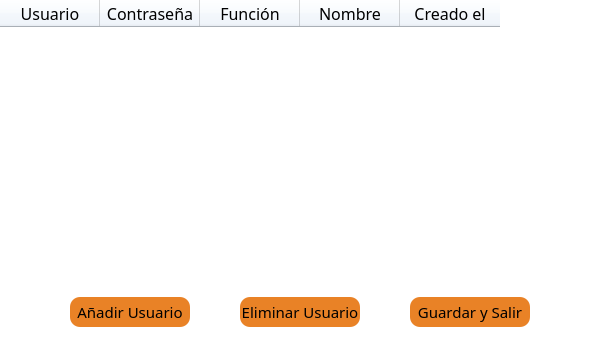
<?xml version="1.0" encoding="UTF-8"?>
<ui version="4.0">
 <class>editUsersWindow</class>
 <widget class="QMainWindow" name="editUsersWindow">
  <property name="geometry">
   <rect>
    <x>0</x>
    <y>0</y>
    <width>600</width>
    <height>350</height>
   </rect>
  </property>
  <property name="windowTitle">
   <string>Editar Cuentas de Usuario - Abaxfem</string>
  </property>
  <property name="windowIcon">
   <iconset resource="resources.qrc">
    <normaloff>:/Images/ResourcesFolder/Imagenes/Logo_Lineas.png</normaloff>:/Images/ResourcesFolder/Imagenes/Logo_Lineas.png</iconset>
  </property>
  <property name="styleSheet">
   <string notr="true">background-color: rgba(255, 255, 255, 255)</string>
  </property>
  <widget class="QWidget" name="centralwidget">
   <widget class="QTableWidget" name="tableWidget">
    <property name="geometry">
     <rect>
      <x>0</x>
      <y>0</y>
      <width>600</width>
      <height>280</height>
     </rect>
    </property>
    <property name="font">
     <font>
      <family>Rockwell</family>
      <pointsize>10</pointsize>
      <fontweight>Medium</fontweight>
     </font>
    </property>
    <property name="autoFillBackground">
     <bool>true</bool>
    </property>
    <property name="styleSheet">
     <string notr="true">QHeaderView:section
{
background-color: rgb(237, 245, 255);
border-color: rgb(255, 255, 255);
}
</string>
    </property>
    <property name="frameShape">
     <enum>QFrame::NoFrame</enum>
    </property>
    <property name="lineWidth">
     <number>2</number>
    </property>
    <property name="midLineWidth">
     <number>0</number>
    </property>
    <property name="alternatingRowColors">
     <bool>false</bool>
    </property>
    <property name="gridStyle">
     <enum>Qt::SolidLine</enum>
    </property>
    <property name="sortingEnabled">
     <bool>false</bool>
    </property>
    <attribute name="horizontalHeaderVisible">
     <bool>true</bool>
    </attribute>
    <attribute name="horizontalHeaderHighlightSections">
     <bool>false</bool>
    </attribute>
    <attribute name="horizontalHeaderShowSortIndicator" stdset="0">
     <bool>false</bool>
    </attribute>
    <attribute name="verticalHeaderVisible">
     <bool>false</bool>
    </attribute>
    <attribute name="verticalHeaderHighlightSections">
     <bool>false</bool>
    </attribute>
    <column>
     <property name="text">
      <string>Usuario</string>
     </property>
     <property name="font">
      <font>
       <family>Rockwell</family>
       <pointsize>12</pointsize>
       <stylestrategy>PreferDefault</stylestrategy>
       <fontweight>Medium</fontweight>
      </font>
     </property>
     <property name="background">
      <color>
       <red>217</red>
       <green>225</green>
       <blue>243</blue>
      </color>
     </property>
     <property name="foreground">
      <brush brushstyle="SolidPattern">
       <color alpha="255">
        <red>0</red>
        <green>0</green>
        <blue>0</blue>
       </color>
      </brush>
     </property>
     <property name="icon">
      <iconset resource="resources.qrc">
       <normaloff>:/Icons/ResourcesFolder/featherIcons/users.svg</normaloff>:/Icons/ResourcesFolder/featherIcons/users.svg</iconset>
     </property>
    </column>
    <column>
     <property name="text">
      <string>Contraseña</string>
     </property>
     <property name="font">
      <font>
       <family>Rockwell</family>
       <pointsize>12</pointsize>
      </font>
     </property>
     <property name="background">
      <color>
       <red>217</red>
       <green>225</green>
       <blue>243</blue>
      </color>
     </property>
     <property name="icon">
      <iconset resource="resources.qrc">
       <normaloff>:/Icons/ResourcesFolder/featherIcons/unlock.svg</normaloff>:/Icons/ResourcesFolder/featherIcons/unlock.svg</iconset>
     </property>
    </column>
    <column>
     <property name="text">
      <string>Función</string>
     </property>
     <property name="font">
      <font>
       <family>Rockwell</family>
       <pointsize>12</pointsize>
       <bold>false</bold>
      </font>
     </property>
     <property name="background">
      <color>
       <red>255</red>
       <green>255</green>
       <blue>255</blue>
      </color>
     </property>
     <property name="icon">
      <iconset resource="resources.qrc">
       <normaloff>:/Icons/ResourcesFolder/featherIcons/briefcase.svg</normaloff>:/Icons/ResourcesFolder/featherIcons/briefcase.svg</iconset>
     </property>
    </column>
    <column>
     <property name="text">
      <string>Nombre</string>
     </property>
     <property name="font">
      <font>
       <family>Rockwell</family>
       <pointsize>12</pointsize>
       <bold>false</bold>
      </font>
     </property>
     <property name="background">
      <color>
       <red>217</red>
       <green>225</green>
       <blue>243</blue>
      </color>
     </property>
     <property name="foreground">
      <brush brushstyle="SolidPattern">
       <color alpha="255">
        <red>0</red>
        <green>0</green>
        <blue>0</blue>
       </color>
      </brush>
     </property>
     <property name="icon">
      <iconset resource="resources.qrc">
       <normaloff>:/Icons/ResourcesFolder/featherIcons/at-sign.svg</normaloff>:/Icons/ResourcesFolder/featherIcons/at-sign.svg</iconset>
     </property>
    </column>
    <column>
     <property name="text">
      <string>Creado el</string>
     </property>
     <property name="font">
      <font>
       <family>Rockwell</family>
       <pointsize>12</pointsize>
      </font>
     </property>
     <property name="icon">
      <iconset resource="resources.qrc">
       <normaloff>:/Icons/ResourcesFolder/featherIcons/calendar.svg</normaloff>:/Icons/ResourcesFolder/featherIcons/calendar.svg</iconset>
     </property>
    </column>
   </widget>
   <widget class="QPushButton" name="pbAddUser">
    <property name="geometry">
     <rect>
      <x>70</x>
      <y>297</y>
      <width>120</width>
      <height>30</height>
     </rect>
    </property>
    <property name="font">
     <font>
      <family>Rockwell</family>
      <pointsize>11</pointsize>
     </font>
    </property>
    <property name="styleSheet">
     <string notr="true">QPushButton{
	border-radius:10px;
	color: rgb(0, 0, 0);
	background-color: rgba(230, 110, 4, 220);
}
QPushButton:hover{
	background-color: rgba(255, 140, 34, 240);
}
QPushButton:pressed{
	background-color: rgba(235, 115, 9, 255);
}</string>
    </property>
    <property name="text">
     <string>Añadir Usuario</string>
    </property>
   </widget>
   <widget class="QPushButton" name="pbSaveAndExit">
    <property name="geometry">
     <rect>
      <x>410</x>
      <y>297</y>
      <width>120</width>
      <height>30</height>
     </rect>
    </property>
    <property name="font">
     <font>
      <family>Rockwell</family>
      <pointsize>11</pointsize>
     </font>
    </property>
    <property name="styleSheet">
     <string notr="true">QPushButton{
	border-radius:10px;
	color: rgb(0, 0, 0);
	background-color: rgba(230, 110, 4, 220);
}
QPushButton:hover{
	background-color: rgba(255, 140, 34, 240);
}
QPushButton:pressed{
	background-color: rgba(235, 115, 9, 255);
}</string>
    </property>
    <property name="text">
     <string>Guardar y Salir</string>
    </property>
   </widget>
   <widget class="QPushButton" name="pbDeleteRow">
    <property name="geometry">
     <rect>
      <x>240</x>
      <y>297</y>
      <width>120</width>
      <height>30</height>
     </rect>
    </property>
    <property name="font">
     <font>
      <family>Rockwell</family>
      <pointsize>11</pointsize>
     </font>
    </property>
    <property name="styleSheet">
     <string notr="true">QPushButton{
	border-radius:10px;
	color: rgb(0, 0, 0);
	background-color: rgba(230, 110, 4, 220);
}
QPushButton:hover{
	background-color: rgba(255, 140, 34, 240);
}
QPushButton:pressed{
	background-color: rgba(235, 115, 9, 255);
}</string>
    </property>
    <property name="text">
     <string>Eliminar Usuario</string>
    </property>
   </widget>
  </widget>
 </widget>
 <resources>
  <include location="resources.qrc"/>
 </resources>
 <connections/>
</ui>
